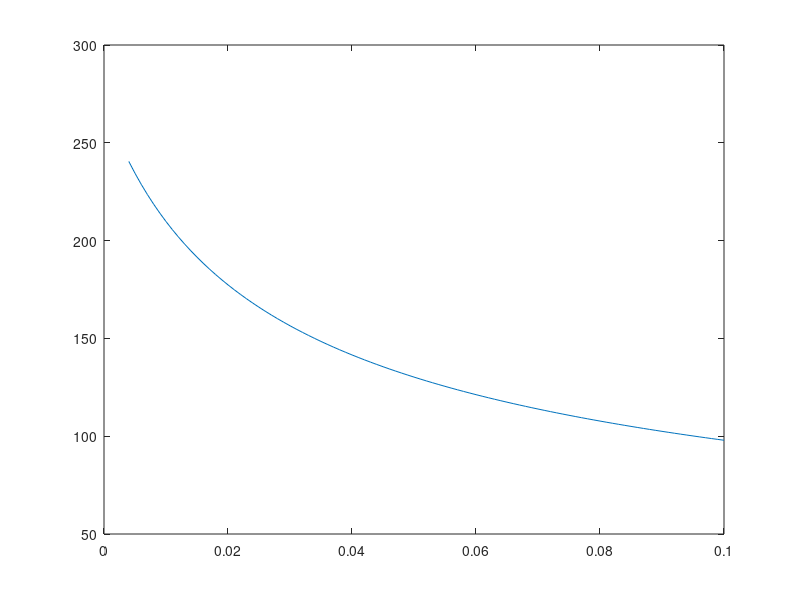

Here is the MATLAB script that generated this plot: (Note: this script raises an error after producing the figure.)
% ***********************************************************************
%           FEM MODEL OF A PLATE USING RECTANGULAR ELEMENTS 
% ***********************************************************************

clc;clear;close all;

%% MASIC AND GEOMETRIC DATA

plate.E = 3E9; plate.nu = 0.3;
plate.a = 0.17; plate.b = 0.17;                             % Plate's dimensions
plate.t = 0.004;                                            % Plate's thickness
plate.m = 0.135;                                            % Plate's mass
plate.rho = plate.m/plate.a/plate.b/plate.t;                % Plate's density
plate.rhos = plate.rho*plate.t;                             % Plate's surface density
plate.I = plate.t^3/12;                                     % Plate's inertia
plate.G = plate.E/2/(1 + plate.nu);
plate.D = plate.E*plate.t^3/12/(1 - plate.nu^2);
plate.tmd = 0.004;                                          % Thickness of the TMD
plate.Leissa = plate.a^2*sqrt(plate.rhos/plate.D);          % Parameter defined in Leissa

%% NUMERIC INTEGRATION DATA (Gauss-Legendre)

% n = 1 quadrature
chi_ip.f = 0;   % Integration point coordinate
w_ip.f = 2;     % Integration weight
% n = 2 quadrature
chi_ip.s = [-1 1]*1/sqrt(3);    
w_ip.s = [1 1];    
% Integration order
iob = 2;     % Bending matrix  
ios = 1;     % Shear matrix
iof = 1;     % Force vector

%% TMD DIMENSIONS AND DESIGN

tmd.L = 0.01;
tmd.Leff = 15*tmd.L + tmd.L/2;
tmd.ml = plate.rho*plate.t*(4*tmd.L)^2;
tmd.I = tmd.L*plate.t^3/12;
tmd.t = 0.004:0.001:0.1;


w0 = zeros(length(tmd.t),1);
for i = 1:length(tmd.t)
     w0(i,:) = sqrt(3*plate.E*tmd.I/tmd.Leff^3/(33*tmd.ml/140 + plate.rho*tmd.L^2*tmd.t(i)));
end

figure()
plot(tmd.t,w0)

%% INPUT DATA AND MESH

ne_x = 17;                                              % Number of elements in X
ne_y = round(ne_x/plate.a*plate.b);                    % Number of elements in Y (keep the elements as square as possible)
dofn = 3;                                               % DOF per node

empty_elements = zeros(19,19); a = length(empty_elements)^2;
for i = 1:15     % Elements that are not in the model
    if i == 15
        empty = (i*ne_x+2):(i+1)*ne_x-1;
    else
        empty = (i*ne_x+2):2:((i+1)*ne_x-1);
    end
    empty_elements(i,1:length(empty)) = empty;
    
%     j = i + 9;               % For more than one row of TMD      
%     if j == ne_x-2
%         empty = (j*ne_x+2):(j+1)*ne_x-1;
%     else
%         empty = (j*ne_x+2):2:((j+1)*ne_x-1);
%     end
% empty_elements(j,1:length(empty)) = empty;
end
    
empty_elements = reshape(empty_elements, [a,1]);
empty_elements = nonzeros(empty_elements);
%empty_elements = 0;                                % Decomment 8to simulate uniform plate
tmd_elements = 0;                                  % Elements that act as Tunned Mass Dumper

structure = CreateMesh(plate.a, plate.b,ne_x,ne_y);                         % Mesh definition
PlotMesh(structure.mesh.nodes.coords,structure.mesh.elements.nodes)         % Mesh plot

nne = 4;                                                % Number of nodes per element
ne = length(structure.mesh.elements.id);                % Number of elements
nn = length(structure.mesh.nodes.id);                   % Number of nodes
nn_sx = ne_x + 1;                                       % Number of nodes per side in x
nn_sy = ne_y +1;                                        % Number of nodes per side in y 
DOF = dofn*nn;                                          % DOF of the plate
vdof = (1:DOF)';                                        % Vector containing all the DOF of the plate

% Load applied
P = -1;                                          
xp = 0.5; yp = 0.5;                                     % Position of the applied load (% of the length)

f = 2000;                                               % Maximum frequency
vf = (1:f);                                             % Vector of frequencies

% Location of the load
ixf = round(xp*plate.a/(plate.a/ne_x)) + 1;
iyf = round(yp*plate.b/(plate.b/ne_y)) + 1;
node_p = (ne_x + 1)*(iyf - 1) + ixf;

% Boundary conditions for the plate: ff (free-free), cc (clamped) or ss (simply supported)
solve = 'ff';

%% CONNECTIVITY

coord_nx = 0:plate.a/(nn_sx-1):plate.a;         % X coordinates
coord_ny = 0:plate.b/(nn_sy-1):plate.b;         % Y coordinates
[X,Y] = meshgrid(coord_nx,coord_ny);            % Mesh of the plate

coord_n = zeros(nn_sy,2*nn_sx);
coord_n(:,1:2:end) = X;
coord_n(:,2:2:end) = Y;

coord_n = reshape(coord_n,[nn_sy,2,nn_sx]);       % X coordinates are in the first column and Y coordinates in the second

% Vector with the relative position of every element of the beam
row_col = zeros(ne,2);
for e  = 1:ne
    row_col(e,1) = floor((e-1)/ne_x) + 1;
    row_col(e,2) = mod((e-1),ne_x) + 1;
end

% Connectivity matrix
connectivity = zeros(2,2,ne);
for e = 1:ne
    node(1) = (ne_x + 1)*(row_col(e,1) - 1) + row_col(e,2);
    node(2) = (ne_x + 1)*(row_col(e,1) - 1) + row_col(e,2) + 1;
    node(3) = (ne_x + 1)*row_col(e,1) + row_col(e,2);
    node(4) = (ne_x + 1)*row_col(e,1) + row_col(e,2) + 1;

    connectivity(:,:,e) = [node(1) node(2); node(3) node(4)];
end

%% STIFFNESS, INERTIA AND FORCE MATRICES

% Initialization of required matrices
K = zeros(DOF); M = zeros(DOF);F = zeros(DOF,1);
D_b = plate.I*plate.E/(1 - plate.nu^2)*[1 plate.nu 0; plate.nu 1 0; 0 0 (1 - plate.nu)/2];  % The inertia is included to take into account the thikness of the plate
D_s = plate.G*plate.t*5/6*[1 0; 0 1];
index = zeros(2);

for e = 1:ne
   index = connectivity(:,:,e);

   x2 = coord_n(floor((e-1)/ne_x) + 2,1,mod((e-1),ne_x) + 2); x1 = coord_n(floor((e-1)/ne_x) + 2,1,mod((e-1),ne_x) + 1);
   y2 = coord_n(floor((e-1)/ne_x) + 2,2,mod((e-1),ne_x) + 2); y1 = coord_n(floor((e-1)/ne_x) + 1,2,mod((e-1),ne_x) + 2);
   
   xe = x2 - x1; ye = y2 - y1;                                                  % Lengths of the element on both directions
   detJe = xe*ye/4;                                                             % Transformation's Jacobian
   dofe = [index(1,1)*dofn - 2 index(1,1)*dofn - 1 index(1,1)*dofn...           % DOF of the element
           index(1,2)*dofn - 2 index(1,2)*dofn - 1 index(1,2)*dofn...
           index(2,2)*dofn - 2 index(2,2)*dofn - 1 index(2,2)*dofn...
           index(2,1)*dofn - 2 index(2,1)*dofn - 1 index(2,1)*dofn];

    if ismember(e,empty_elements)
        Kbe = zeros(dofn*nne);
        Kse = zeros(dofn*nne);
        Me = zeros(dofn*nne);
    else

        if ismember(e,tmd_elements)
            plate.t = plate.tmd;
            plate.rho = plate.m/plate.a/plate.b/plate.t;        % Plate's density
            plate.I = plate.t^3/12;
        else
            plate.t = plate.t;
        end

        % Bending matrix
        Kbe = zeros(dofn*nne);                                          % Initialization of element bending matrix
    
        for i = 1:iob
            xi = chi_ip.s(i);
            for j = 1:iob
                eta = chi_ip.s(j);                                      % Value of interpolation points
                weigth = w_ip.s(i);                                     % Weight of interpolation
                [~,dNdxi,dNdeta] = ShapeFunctions(xi,eta);              % Shape functions and derivatives 
                % Bending kinematic matrix
                B_b = [0 0 -dNdxi(1)*2/xe 0 0 -dNdxi(2)*2/xe 0 0 -dNdxi(3)*2/xe 0 0 -dNdxi(4)*2/xe;
                       0 dNdeta(1)*2/ye 0 0 dNdeta(2)*2/ye 0 0 dNdeta(3)*2/ye 0 0 dNdeta(4)*2/ye 0; 
                       0 dNdxi(1)*2/ye -dNdeta(1)*2/xe 0 dNdxi(2)*2/ye -dNdeta(2)*2/xe 0 dNdxi(3)*2/ye -dNdeta(3)*2/xe 0 dNdxi(4)*2/ye -dNdeta(4)*2/xe]; 
                % Bending matrix of the element
                Kbe = Kbe + B_b'*D_b*B_b*detJe*weigth*weigth;                        % The weights are in both xi and eta
            end
        end
    
        % Shear matrix
        Kse = zeros(dofn*nne);                              % Initialization of element shear matrix
    
        % Selective integration allows to integrate the shear component with order 1 instead of 2
        xi = chi_ip.f; eta = chi_ip.f;weigth = w_ip.f;
        [N,dNdxi,dNdeta] = ShapeFunctions(xi,eta);              % Shape functions and derivatives
        % Shear kinematic matrix
        B_s =[dNdxi(1)*2/xe 0 N(1) dNdxi(2)*2/xe 0 N(2) dNdxi(3)*2/xe 0 N(3) dNdxi(4)*2/xe 0 N(4);
              dNdeta(1)*2/ye -N(1) 0 dNdeta(2)*2/ye -N(2) 0 dNdeta(3)*2/ye -N(3) 0 dNdeta(4)*2/ye -N(4) 0];
    
        % Shear matrix of the element
        Kse = Kse + B_s'*D_s*B_s*detJe*weigth*weigth;

        % Inertia matrix (lumped mass)
        me = plate.rho*plate.t*xe*ye;                           % Mass of the element
        Me = zeros(dofn*nne);
        Me(1,1) = me/4; Me (4,4) = me/4; Me(7,7) = me/4; Me(10,10) = me/4;
    end

        % Stiffness matrix of the element
        Ke = Kbe + Kse;                                     
        % Global stiffness matrix
        K(dofe,dofe) = K(dofe,dofe) + Ke;
        % Global inertia matrix
        M(dofe,dofe) = M(dofe,dofe) + Me;
end

% Load vector
F(3*node_p - 2,1) = P;

%% STATIC PROBLEM ([K]*u = [F])

u = zeros(dofn*nn,1);

% Boundary conditions for simply suported beam
k1 = find(structure.mesh.nodes.coords == 0); k2 = find(structure.mesh.nodes.coords == plate.a);

bc_X = k1(1:nn_sy);                             % Nodes along X = 0
bc_Y = k1(nn_sy+1:end) - nn;                    % Nodes along Y = 0
bc_xL = k2(1:nn_sy);                            % Nodes along X = L
bc_yL = k2(nn_sy+1:end) - nn/nn_sy*nn_sx;       % Nodes along Y = L

switch solve
    case 'ff'
        % Boundary conditions
        rdof = 0;
        fdof = (1:DOF)';
        
    case 'ss'
        % Boundary conditions
        rdof = unique([bc_X.*dofn-2; bc_Y.*dofn-2; bc_xL.*dofn-2; bc_yL.*dofn-2],"rows");   % Restricted DOF
        fdof = vdof;                             % Free DOF
    
        for i = 1:length(rdof)
            ip = rdof(i);
            fdof(ip) = vdof(ip) - rdof(i);
        end
        fdof = find(fdof > 0);

    case 'cc'
        % Boundary conditios
        rdof = unique([bc_X.*dofn-2; bc_X.*dofn-1; bc_X.*dofn; ...
                      bc_Y.*dofn-2; bc_Y.*dofn-1; bc_Y.*dofn; ...
                      bc_xL.*dofn-2; bc_xL.*dofn-1; bc_xL.*dofn; ...
                      bc_yL.*dofn-2; bc_yL.*dofn-1; bc_yL.*dofn],"rows");
        fdof = vdof;                           
    
        for i = 1:length(rdof)
            ip = rdof(i);
            fdof(ip) = vdof(ip) - rdof(i);
        end
        fdof = find(fdof > 0);

end           

 % Solve the system
 K_FF = K(fdof,fdof);         % Stiffness matrix in free DOF
 %K_FR = K(fdof,rdof);
 M_FF = M(fdof,fdof);         % Mass matrix in free DOF
 F_F = F(fdof,1);                % Force vector in free DOF
     
 u_F = K_FF\F_F;                    % Displacements in free DOF
 u(fdof,1) = u_F;
        
 %F_R = K_FR'*u_F;                   % Reactions in supports 

w = u(1:3:DOF);
thetax = u(2:3:DOF);
thetay = u(3:3:DOF);

%% PLOTS OF STATIC PROBLEM

% Plots the displacement and angles of the plate in 2D
figure('Color','white','units','normalized','outerposition',[0.3 0.3 0.5 0.6])
t = tiledlayout(1,3);
t.TileSpacing = 'compact';
t.Padding = 'compact';
labels= {'Vertical Displacement (mm)','\theta_x (º)','\theta_y (º)'};
% Initialization of the required matrices
out = [w,rad2deg(thetax),rad2deg(thetay)];
nd = zeros();
for c=1:3
    nexttile(c)
    X = zeros(size(structure.mesh.elements.nodes,2),length(structure.mesh.elements.nodes)) ;
    Y = zeros(size(structure.mesh.elements.nodes,2),length(structure.mesh.elements.nodes)) ;
    profile = zeros(size(structure.mesh.elements.nodes,2),length(structure.mesh.elements.nodes)) ;
    for iel=1:length(structure.mesh.elements.nodes)   
        for i=1:size(structure.mesh.elements.nodes,2)
        nd(i)=structure.mesh.elements.nodes(iel,i);       
        X(i,iel)=structure.mesh.nodes.coords(nd(i),1);    
        Y(i,iel)=structure.mesh.nodes.coords(nd(i),2);    
        end   
        profile(:,iel) = out(nd',c) ;         
    end
    fill(X,Y,profile)
    colorbar
    axis equal
    xlabel('x (m)')
    ylabel('y (m)')
    title(labels{c})
end

% Plots the 3D plate deformed
figure('Color','white','units','normalized','outerposition',[0.3 0.3 0.5 0.6])
X = zeros(size(structure.mesh.elements.nodes,2),length(structure.mesh.elements.nodes)) ;
Y = zeros(size(structure.mesh.elements.nodes,2),length(structure.mesh.elements.nodes)) ;
Z = zeros(size(structure.mesh.elements.nodes,2),length(structure.mesh.elements.nodes)) ;
profile = zeros(size(structure.mesh.elements.nodes,2),length(structure.mesh.elements.nodes)) ;
for iel=1:length(structure.mesh.elements.nodes)   
    for i=1:size(structure.mesh.elements.nodes,2)
    nd(i)=structure.mesh.elements.nodes(iel,i);       
    X(i,iel)=structure.mesh.nodes.coords(nd(i),1);    
    Y(i,iel)=structure.mesh.nodes.coords(nd(i),2);    
    end
    Z(:,iel)=w(nd);                 
end
fill3(X,Y,Z*1000,Z*1000)
colorbar
xlabel('x (m)')
ylabel('y (m)')
zlabel('z (mm)')
title('Vertical displacement on the deformed mesh (mm)')

figure()
plot3(structure.mesh.nodes.coords(:,1),structure.mesh.nodes.coords(:,2),w,'.')

%% DYNAMIC SYSTEM (q0[[K] - Ω^2[M]] = p0)

q0 = zeros(DOF,f); q0_F = zeros(length(fdof),f);

for i = 1:f
    D_FF(:,:) = (K_FF - (2*pi*i)^2*M_FF);
    q0_F(:,i) = D_FF(:,:)\F_F;
    q0(fdof,i) = q0_F(:,i);
end

Q0 = squeeze(q0(511,:));

[v,d] = eig(K_FF,M_FF);
[W,order] = sort(sum(sqrt(d)./2./pi));
W = diag(W); W = [W(5,5) W(6,6) W(7,7) W(8,8)];
V = v(:,order);

%% VALIDATION (LEISSA)

table_ss = [19.7329 49.348 49.348 78.9568];        % Leissa values for a ss plate
freq_ss = table_ss/plate.Leissa/2/pi;

table_ff = [13.489 19.789 24.432 35.024];          % Leissa values for a ff plate
freq_ff = table_ff/plate.Leissa/2/pi;

%% PLOTS OF DYNAMIC SYSTEM

% Amplitude vs Frequency
figure()
semilogy(vf,abs(Q0))
title("Amplitude Bode Diagram")

% Angular offset vs Frequency
figure()
plot(vf,unwrap(angle(Q0)))
